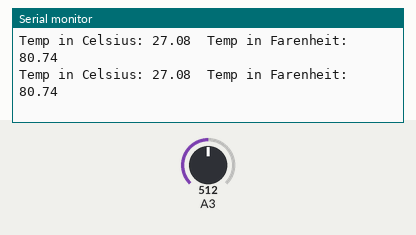
Simulated run of this sketch. Board: Arduino Uno, built with avr-gcc and run on an emulated ATmega328P. Shown: the last lines printed to the serial monitor. The inputs (shaded band) are chosen by the test bench; at power-on: A3 = 512.

Above: at 1.2 s.
1.3 s: A3 set to 212
At 1.57 s:
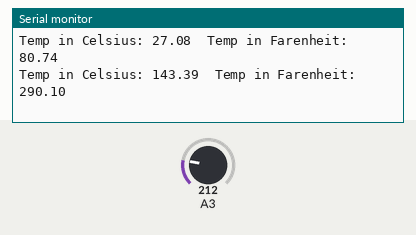
2.8 s: A3 set to 191
At 2.98 s:
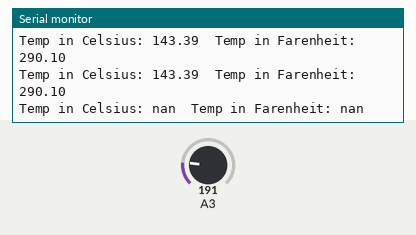

The sketch:

mechatronics_lab_6.ino
```cpp
void setup ()
{
  Serial.begin (9600);
}

void loop ()
{
  /*
  Serial.println (analogRead (3));
  int x = analogRead (3);
  delay (1000);
  */


  float Vout = ((float) analogRead (3) / 1023.00) * 5.00;
  float Rf = (Vout - 1.00) * (6300);
  //Serial.print (Rf);
  //Serial.print ("  ");

  // ****************** CALCULATE TEMPERATURE BY REVERSE TRANSFER FUNCTION ******************
  float temperature = 1 / ((1 / 3984.00) * (float) log (Rf / 10000.00) + (1 / 298.00));
  temperature -= 272.15;
  float temperatureFarenheit = ((temperature * 9) / 5) + 32;

  Serial.print ("Temp in Celsius: ");
  Serial.print (temperature);
  Serial.print ("  Temp in Farenheit: ");
  Serial.println (temperatureFarenheit);
  delay (200);

}
```

Measured:
- the behaviour switches between 205 and 204 on A3 (found by bisection; images 1 and 2)
- after the input at 1.3 s, the serial monitor: prints a new line after 0.11 s (image 1)
- after the input at 2.8 s, the serial monitor: prints a new line at once (image 2)
